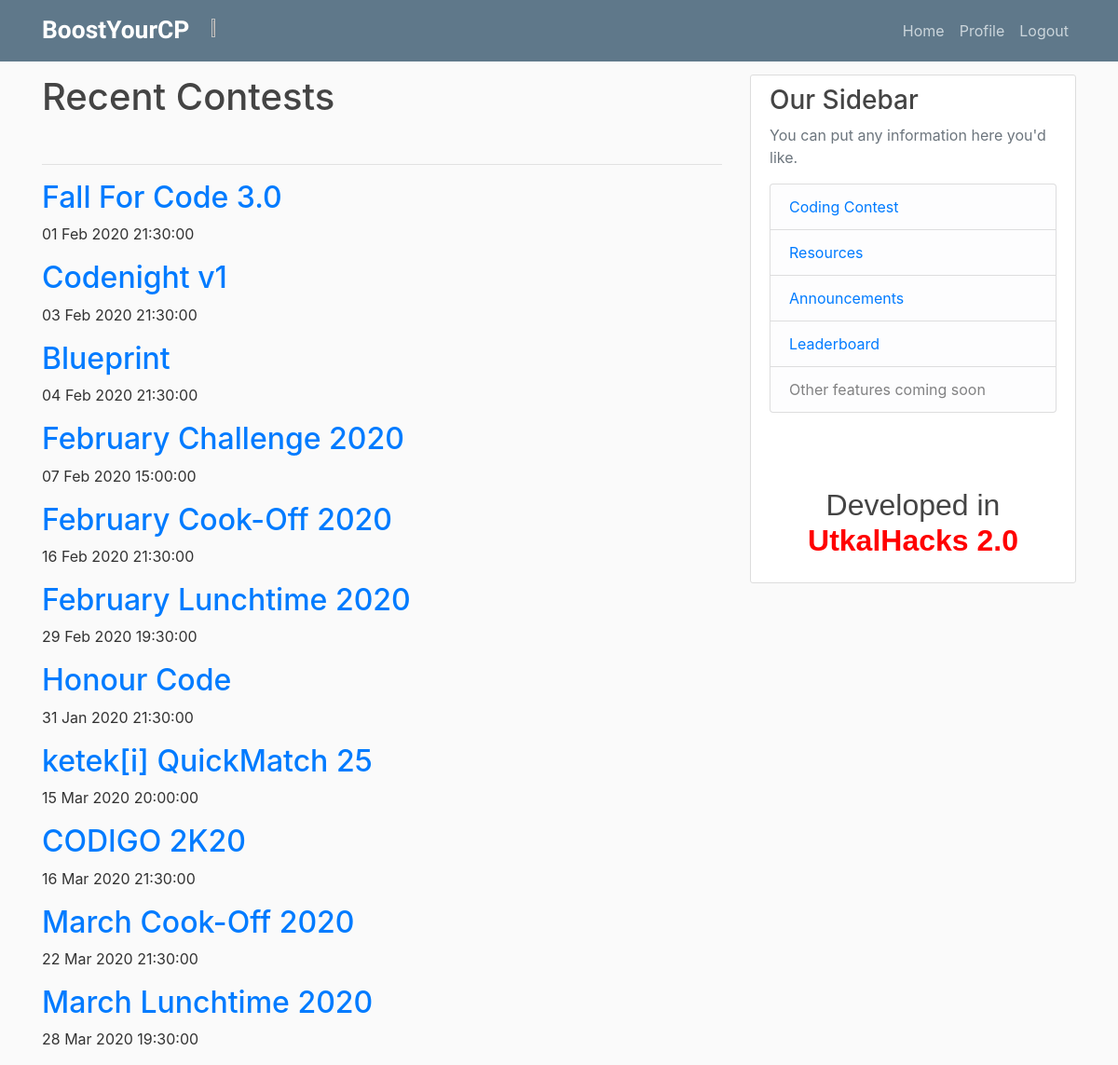
Screenshot of /contests/ (signed in) with the database file from the repository.
### profiles/models.py (models this page shows, shortened)
class CodechefContest(models.Model):
	title = models.CharField(max_length=50,primary_key=True)
	name = models.CharField(max_length=50)
	start = models.CharField(max_length=50)
	end = models.CharField(max_length=50)

### profiles/views.py (the view)
# urls.py: path('contests/', p_views.contests,name="contests"),
def contests(request):
    con = CodeforceContest.objects.all()
    cdate = []
    for c in con:
        x=datetime.datetime.fromtimestamp(int(c.start))
        cdate.append(x)
    return render(request,'profiles/contest.html',{'codechef':CodechefContest.objects.all(),
                                                    'codeforces':CodeforceContest.objects.all(),'cdate' : cdate})

### profiles/templates/profiles/contest.html
{% extends "profiles/base.html" %}
{% load crispy_forms_tags %}
{% block content %}
        <h1>Recent Contests</h1>
<br><hr>
    {% for c in codechef %}
            <h2><a class="article-content" href="https://www.codechef.com/{{c.title}}">{{ c.name }}</a></h2>
            <p class="article-content">{{ c.start }}</p>
    {% endfor %}
{% endblock content %}

### static/hack/main.css (style rules this page uses)
body { background: #fafafa; color: #333333; margin-top: 5rem; }
h1, h2, h3, h4, h5, h6 { color: #444444; }
.article-content { white-space: pre-line; }

### profiles/templates/profiles/base.html (style rules this page uses)
body { background: #fafafa; color: #333333; margin-top: 5rem; }
h1, h2, h3, h4, h5, h6 { color: #444444; }
.article-content { white-space: pre-line; }

### rows the page displays
CodechefContest: name "Fall For Code 3.0", start "01 Feb 2020 21:30:00"
CodechefContest: name "Codenight v1", start "03 Feb 2020 21:30:00"
CodechefContest: name "Blueprint", start "04 Feb 2020 21:30:00"
CodechefContest: name "February Challenge 2020", start "07 Feb 2020 15:00:00"
CodechefContest: name "February Cook-Off 2020", start "16 Feb 2020 21:30:00"
CodechefContest: name "February Lunchtime 2020", start "29 Feb 2020 19:30:00"
CodechefContest: name "Honour Code", start "31 Jan 2020 21:30:00"
CodechefContest: name "ketek[i] QuickMatch 25", start "15 Mar 2020 20:00:00"
CodechefContest: name "CODIGO 2K20", start "16 Mar 2020 21:30:00"
CodechefContest: name "March Cook-Off 2020", start "22 Mar 2020 21:30:00"
CodechefContest: name "March Lunchtime 2020", start "28 Mar 2020 19:30:00"
